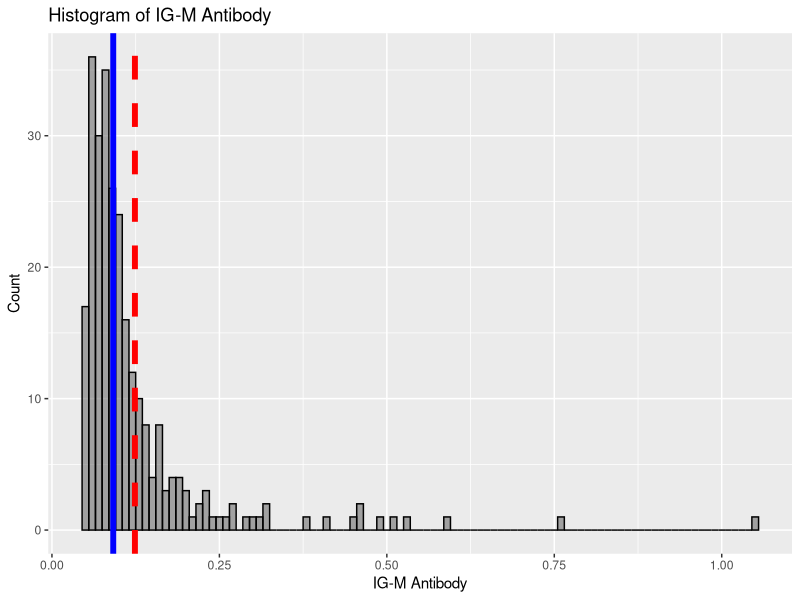
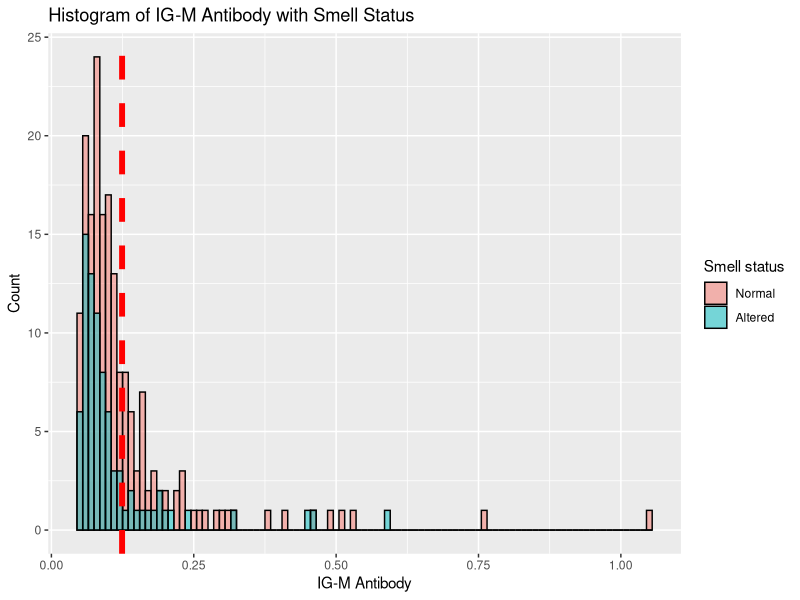
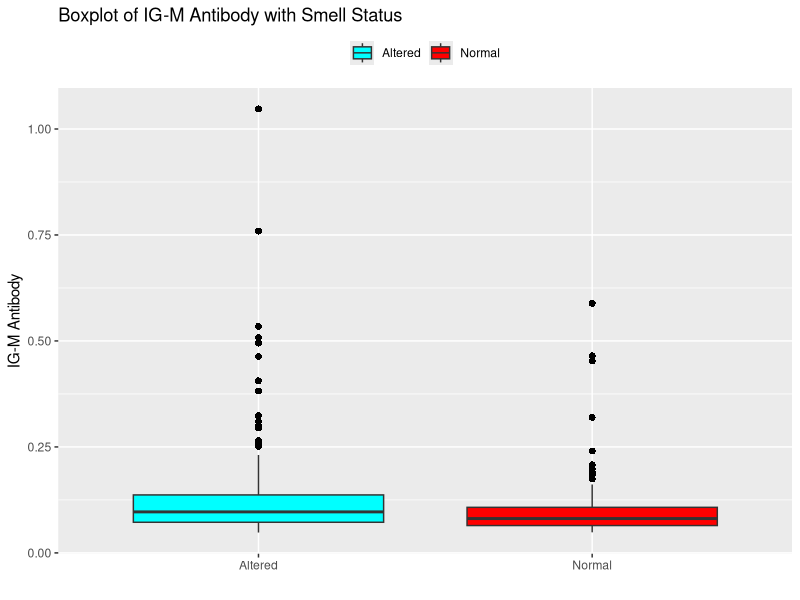

Source code (R) for these figures, in order:
## ---- chunk 1
library(arsenal)#load arsenal package
library(ggplot2)#load ggplot2 package
library(dplyr)#load dplyr package
## ---- chunk 2
ab <- read.csv("Antibodies.csv")
head(ab)
## ---- chunk 3
# Clean the output
my_controls <- tableby.control(
               total = T,
               test=F,  # No test p-values yet
               numeric.stats = c("meansd", "medianq1q3","iqr","range", "Nmiss2"),
               cat.stats = c("countpct", "Nmiss2"),
               stats.labels = list(
               meansd = "Mean (SD)",
               medianq1q3 = "Median (Q1, Q3)",
               iqr = "IQR",
               range = "Min - Max",
               Nmiss2 = "Missing",
               countpct = "N (%)"))

#Change variable names/labels
my_labels <- list(AgeCategory = "AgeCategory(yrs)", Antibody_IgM = "IG-M Antibody", Smell = "Smell", Gender = "Gender")

tab1 <- tableby(~AgeCategory + Antibody_IgM + Smell + Gender,data = ab, control = my_controls)

summary(tab1, title = "Descriptive Statistics: Antibodies Data", labelTranslations = my_labels, text=T)
## ---- chunk 4
ggplot(ab, aes(Antibody_IgM, na.rm = TRUE)) +
  geom_histogram(binwidth = 0.01, alpha =.5, position = "identity", col = "black") +
  geom_vline(aes(xintercept = mean(Antibody_IgM, na.rm=T)), color="red", linetype="dashed", size=2) + #add a red dashed line for mean Antibody
  geom_vline(aes(xintercept = median(Antibody_IgM, na.rm=T)), color="blue", linetype="solid", size=2) + #add a blue solid line for median Antibody
  labs(title="Histogram of IG-M Antibody") +                                
  labs(x = "IG-M Antibody", y = "Count")                                         
## ---- chunk 5
ab2 <- ab%>%
  filter(Smell %in% c( 'Altered','Normal'))# select only Normal and Altered data from Smell

tab2 <- tableby(Smell~ AgeCategory  + Gender + Antibody_IgM, data = ab2, control = my_controls)
summary(tab2, title = "Descriptive Statistics: Antibodies Data, Stratified by Smell", labelTranslations = my_labels, text=T)
## ---- chunk 6
ggplot(ab2, aes(Antibody_IgM, fill = Smell, na.rm = TRUE)) +
  geom_histogram(binwidth = 0.01,alpha =.5, position = "identity", col = "black") +
  geom_vline(aes(xintercept = mean(Antibody_IgM, na.rm=T)), color="red", linetype="dashed", size=2) + #add a red dashed line for mean Antibody
  labs(title="Histogram of IG-M Antibody with Smell Status") +                                
  labs(x = "IG-M Antibody", y = "Count") +
  scale_fill_discrete(name = "Smell status", labels = c("Normal", "Altered"))
## ---- chunk 7
ggplot(ab2, aes(x = Smell, y = Antibody_IgM, fill = Smell)) +
  geom_boxplot(outlier.colour="black", outlier.shape=16,
               outlier.size=2, notch=FALSE) +
  scale_fill_manual(values = c("cyan", "red"),
                    labels = expression("Altered", "Normal")) +                 
  xlab("") +
  ylab("IG-M Antibody") +
  labs(title = "Boxplot of IG-M Antibody with Smell Status")+
  theme(legend.position = "top", legend.title = element_blank())  
